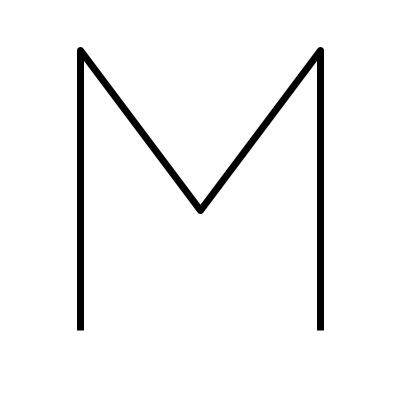
Frame 1 (no input)
Frame 60 (the mouse pressed at the canvas centre just before this capture): identical to frame 1, image omitted
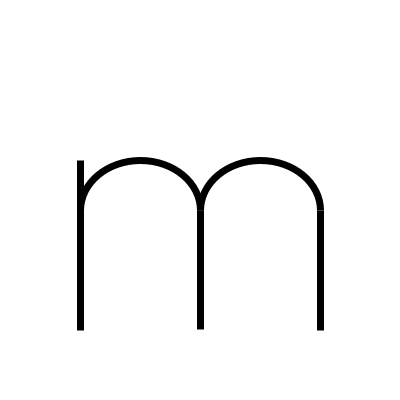
Frame 120 (the mouse held since frame 60 and released just before this capture)

The Processing sketch that drew these frames (run headless with seeded random() and noise(); from frame 60 on, the mouse is pressed at the canvas centre):

// Processing sketch: letter
// ── letter.pde
//HOMEWORK:
//Make another letter

//*** Press Mouse For Lower Case ***

void setup() {
  size(400, 400);
}

void draw() {
  int xMid = width/2;
  //int yMid = height/2;
  //int gap = 50;

  int baseline = 330;
  int xHeight = baseline - 120;
  int capHeight = baseline - 280; 
  int asc = 50;                   //ascend for lowercases
  int curveHeight = 100;
  int midY = xHeight;             //change to "baseline-x" for more control
  int pos = 120;
  strokeWeight(7);
  
  
  background(255);
  //fill(0);
  noFill();
  strokeCap(SQUARE);
  strokeJoin(ROUND);



  //i
  //ellipse(width/2,height/3,10,10);
  //strokeWeight(7);
  //line(width/2, gap*4, width/2, height-gap);

  //j
  //ellipse(xMid+pos, yMid-gap, 10, 10);
  //strokeWeight(13);
  //line(xMid+pos, gap*4, width/2+pos, height-gap);
  //noFill();
  //arc(width/2+pos-10,height-gap,20,28,0,HALF_PI);



  if (mousePressed) {
    //m
    line(xMid-pos, baseline, xMid-pos, xHeight-asc);
    arc(xMid-pos/2, xHeight, pos, curveHeight, -PI, 0);
    //curve(188, 392, xMid-pos, xHeight+asc, xMid, xHeight, 290, 452);
    line(xMid, baseline-1, xMid, xHeight);
    arc(xMid+pos/2, xHeight, pos, curveHeight, -PI, 0);
    line(xMid+pos, baseline, xMid+pos, xHeight);
  } else {
    //M vertex
    beginShape();
    vertex(xMid-pos, baseline);
    vertex(xMid-pos, capHeight);
    vertex(xMid, midY);
    vertex(xMid+pos, capHeight);
    vertex(xMid+pos, baseline);
    endShape();

    //M
    //line(xMid-pos, baseline, xMid-pos, capHeight);
    //line(xMid-pos, capHeight, xMid, xHeight);
    //line(xMid+pos, capHeight, xMid, xHeight);
    //line(xMid+pos, baseline, xMid+pos, capHeight);
  }
}
